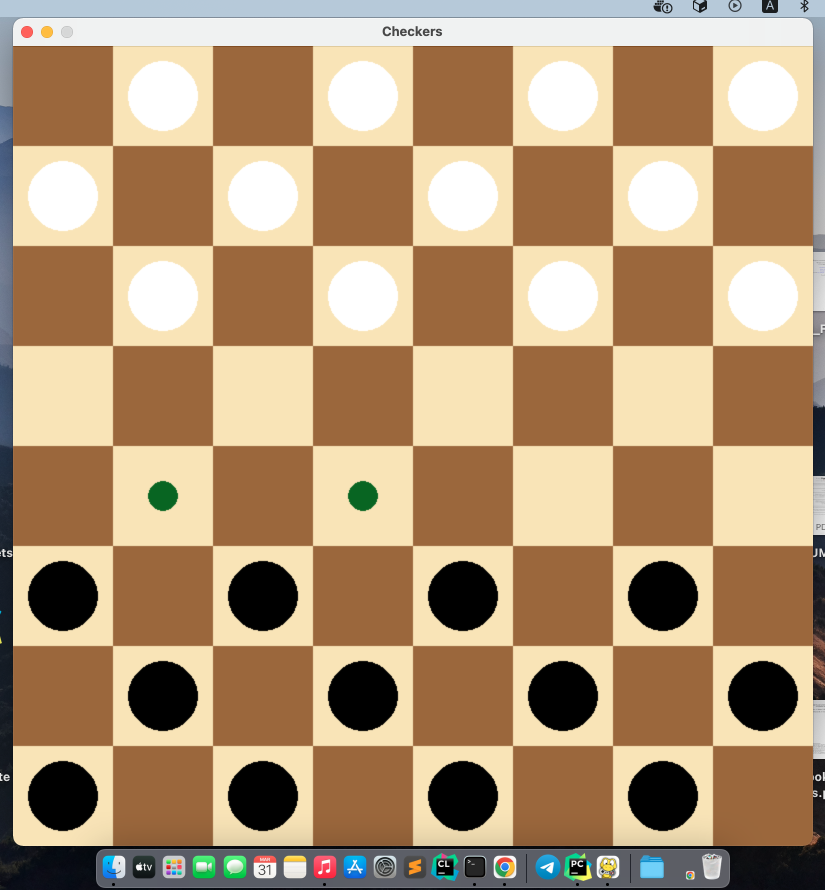
#> input picture proposing posible moves.png, 1650 x 1780 px, given in place of image.png, which was not available (shown at 1/2 size)
$ python main.py
#> lines starting #> are read from the running program, lines starting #| are printed output that depends on the picture; after the words box and inside, x2 and y2 are one past the last pixel; in counts of white or black regions, pixels touching at a corner belong together; pictures that were not available may be replaced by others from this repository, and a replacement may not be noted
import matplotlib.image as mpimg
import numpy as np
import matplotlib.pyplot as plt
import cv2 as cv
import argparse

img = cv.imread('image.png')
#> img is the input picture: shape (1780, 1650, 3); mean B, G, R 117.4, 149.4, 177.3

gray = cv.cvtColor(img, cv.COLOR_BGR2GRAY)
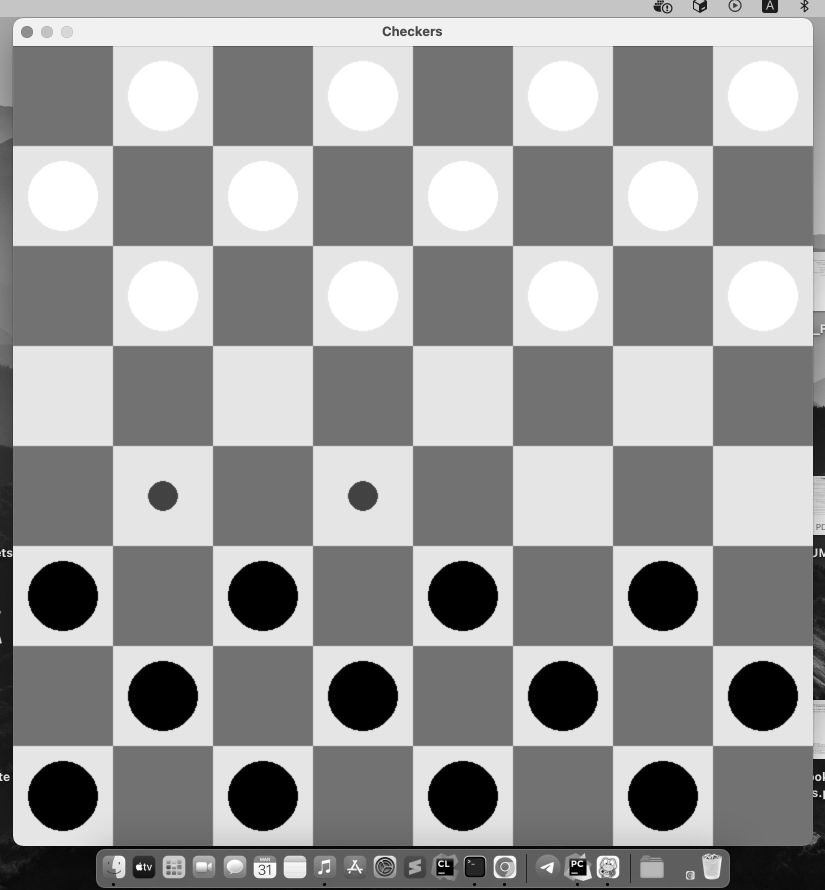
#> gray: shape (1780, 1650) (shown at 1/2 size); min 0, max 255, mean 154.2

blurred = cv.medianBlur(gray, 25)
minDist = 100
param1 = 30
param2 = 50
minRadius = 5
maxRadius = 100

circles = cv.HoughCircles(blurred,
                           cv.HOUGH_GRADIENT,
                           1,
                           minDist,
                           param1=param1,
                           param2=param2,
                           minRadius=minRadius,
                           maxRadius=maxRadius)
#> circles = [[469.5, 1733.5, 22.9], [347.5, 1729.5, 21.3], [589.5, 1734.5, 22.7]]

if circles is not None:
    circles = np.uint16(np.around(circles))
#> circles = [[470, 1734, 23], [348, 1730, 21], [590, 1734, 23]]
    for i in circles[0,:]:
        cv.circle(img, (i[0], i[1]), i[2], (0, 255, 0), 2)
#> this loop made 3 passes
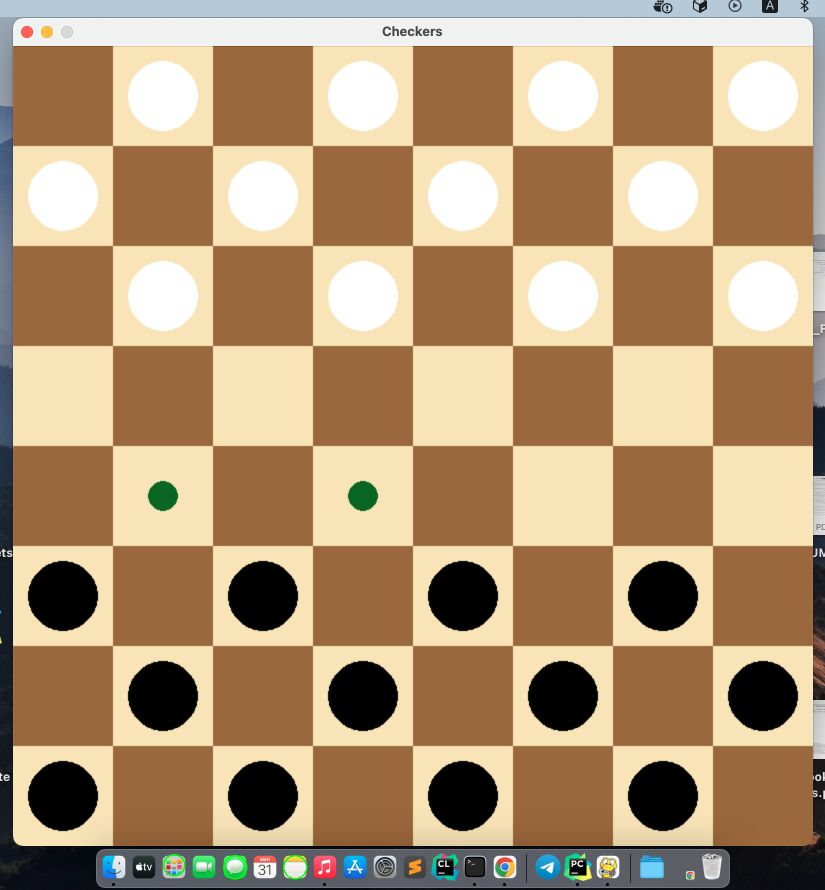
#> img: shape (1780, 1650, 3) (shown at 1/2 size); 0.04% of pixels changed, all inside (x1, y1, x2, y2) = (326, 1708, 615, 1759)

ret,thresh = cv.threshold(blurred,127,255,0)
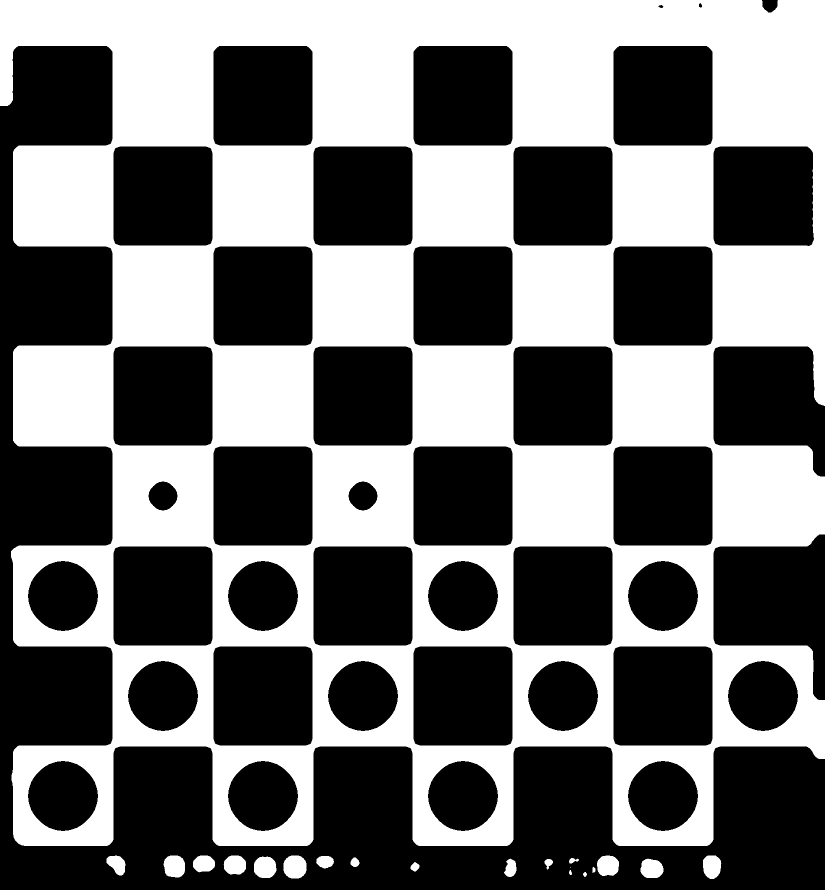
#> thresh: shape (1780, 1650) (shown at 1/2 size); 44.7% white; 20 white regions (1 under 20 px), largest, box (x1, y1, x2, y2) and area: (0, 0, 1650, 1692) 1298334, (567, 1711, 613, 1757) 1780, (508, 1713, 553, 1756) 1603

M = cv.moments(thresh)
#> M = moments, m00 334966215, centre m10/m00, m01/m00 = (842.4, 728.4)

cX = int(M["m10"] / M["m00"])
#> cX = 842
cY = int(M["m01"] / M["m00"])
#> cY = 728

cv.circle(img, (cX, cY), 5, (255, 255, 255), -1)
#> img: shape (1780, 1650, 3); under 0.01% of pixels changed, all inside (x1, y1, x2, y2) = (837, 723, 848, 734)

cv.imshow('img', img)
cv.waitKey(0)
cv.destroyAllWindows()
